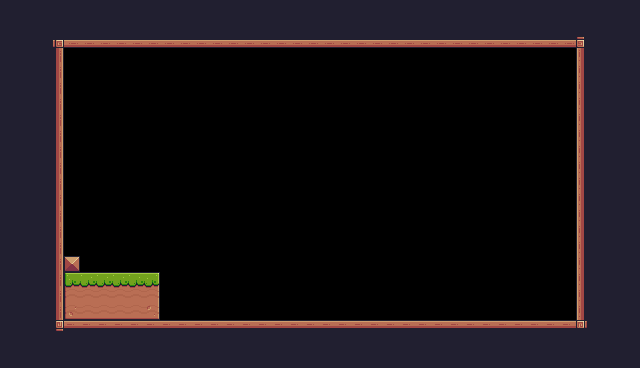

Below is a game level as drawn by its tile map, then a one-line description and the .tmx file that defines it, in full:
An orthogonal 40x23 tile map with 16x16 px tiles, 1 tile layer (Tile Layer 1).

<map version="1.10" tiledversion="1.11.1" orientation="orthogonal" renderorder="right-down" width="40" height="23" tilewidth="16" tileheight="16" infinite="0" nextlayerid="2" nextobjectid="1">
 <tileset firstgid="1" source="tile-set-1.tsx" />
 <layer id="1" name="Tile Layer 1" width="40" height="23">
  <data encoding="csv">
112,112,112,112,112,112,112,112,112,112,112,112,112,112,112,112,112,112,112,112,112,112,112,112,112,112,112,112,112,112,112,112,112,112,112,112,112,112,112,112,
112,112,112,112,112,112,112,112,112,112,112,112,112,112,112,112,112,112,112,112,112,112,112,112,112,112,112,112,112,112,112,112,112,112,112,112,112,112,112,112,
112,112,112,92,134,134,134,134,134,134,134,134,134,134,134,134,134,134,134,134,134,134,134,134,134,134,134,134,134,134,134,134,134,134,134,134,93,112,112,112,
112,112,112,113,0,0,0,0,0,0,0,0,0,0,0,0,0,0,0,0,0,0,0,0,0,0,0,0,0,0,0,0,0,0,0,0,111,112,112,112,
112,112,112,113,0,0,0,0,0,0,0,0,0,0,0,0,0,0,0,0,0,0,0,0,0,0,0,0,0,0,0,0,0,0,0,0,111,112,112,112,
112,112,112,113,0,0,0,0,0,0,0,0,0,0,0,0,0,0,0,0,0,0,0,0,0,0,0,0,0,0,0,0,0,0,0,0,111,112,112,112,
112,112,112,113,0,0,0,0,0,0,0,0,0,0,0,0,0,0,0,0,0,0,0,0,0,0,0,0,0,0,0,0,0,0,0,0,111,112,112,112,
112,112,112,113,0,0,0,0,0,0,0,0,0,0,0,0,0,0,0,0,0,0,0,0,0,0,0,0,0,0,0,0,0,0,0,0,111,112,112,112,
112,112,112,113,0,0,0,0,0,0,0,0,0,0,0,0,0,0,0,0,0,0,0,0,0,0,0,0,0,0,0,0,0,0,0,0,111,112,112,112,
112,112,112,113,0,0,0,0,0,0,0,0,0,0,0,0,0,0,0,0,0,0,0,0,0,0,0,0,0,0,0,0,0,0,0,0,111,112,112,112,
112,112,112,113,0,0,0,0,0,0,0,0,0,0,0,0,0,0,0,0,0,0,0,0,0,0,0,0,0,0,0,0,0,0,0,0,111,112,112,112,
112,112,112,113,0,0,0,0,0,0,0,0,0,0,0,0,0,0,0,0,0,0,0,0,0,0,0,0,0,0,0,0,0,0,0,0,111,112,112,112,
112,112,112,113,0,0,0,0,0,0,0,0,0,0,0,0,0,0,0,0,0,0,0,0,0,0,0,0,0,0,0,0,0,0,0,0,111,112,112,112,
112,112,112,113,0,0,0,0,0,0,0,0,0,0,0,0,0,0,0,0,0,0,0,0,0,0,0,0,0,0,0,0,0,0,0,0,111,112,112,112,
112,112,112,113,0,0,0,0,0,0,0,0,0,0,0,0,0,0,0,0,0,0,0,0,0,0,0,0,0,0,0,0,0,0,0,0,111,112,112,112,
112,112,112,113,0,0,0,0,0,0,0,0,0,0,0,0,0,0,0,0,0,0,0,0,0,0,0,0,0,0,0,0,0,0,0,0,111,112,112,112,
112,112,112,113,35,0,0,0,0,0,0,0,0,0,0,0,0,0,0,0,0,0,0,0,0,0,0,0,0,0,0,0,0,0,0,0,111,112,112,112,
112,112,112,113,7,8,8,8,8,9,0,0,0,0,0,0,0,0,0,0,0,0,0,0,0,0,0,0,0,0,0,0,0,0,0,0,111,112,112,112,
112,112,112,113,29,30,30,30,30,31,0,0,0,0,0,0,0,0,0,0,0,0,0,0,0,0,0,0,0,0,0,0,0,0,0,0,111,112,112,112,
112,112,112,113,51,52,52,52,52,53,0,0,0,0,0,0,0,0,0,0,0,0,0,0,0,0,0,0,0,0,0,0,0,0,0,0,111,112,112,112,
112,112,112,114,90,90,90,90,90,90,90,90,90,90,90,90,90,90,90,90,90,90,90,90,90,90,90,90,90,90,90,90,90,90,90,90,115,112,112,112,
112,112,112,112,112,112,112,112,112,112,112,112,112,112,112,112,112,112,112,112,112,112,112,112,112,112,112,112,112,112,112,112,112,112,112,112,112,112,112,112,
112,112,112,112,112,112,112,112,112,112,112,112,112,112,112,112,112,112,112,112,112,112,112,112,112,112,112,112,112,112,112,112,112,112,112,112,112,112,112,112
</data>
 </layer>
</map>
